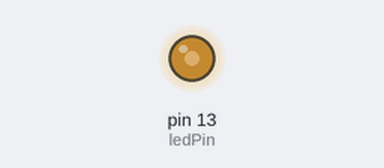
The sketch below on a simulated Arduino Uno, built with avr-gcc and run on an emulated ATmega328P. Shown: output pins drawn as LEDs (lit = HIGH).

Above: at 0.1 s.
Timing chart, 0 to 1.6 s (numbered marks = the images above):
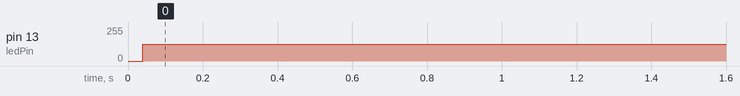

The sketch:

ToggleLed.ino
```cpp
// (licence header left out)
enum LedStates{ON, OFF};
LedStates ledState = ON;
byte ledPin = 13;

void toggleMachine() {
  switch (ledState) {
    case OFF: {
      digitalWrite(ledPin, HIGH);
      ledState = ON;
      break;
    }
    case ON: {
      digitalWrite(ledPin, LOW);
      ledState = OFF;
      break;
    }
  }
}

void setup() {
  pinMode(ledPin, OUTPUT);
  digitalWrite(ledPin, HIGH);
}

void loop() {
  toggleMachine();
}
```

Measured:
- by itself, pin 13 (ledPin): 0/255 → 125/255 at 0.04 s
